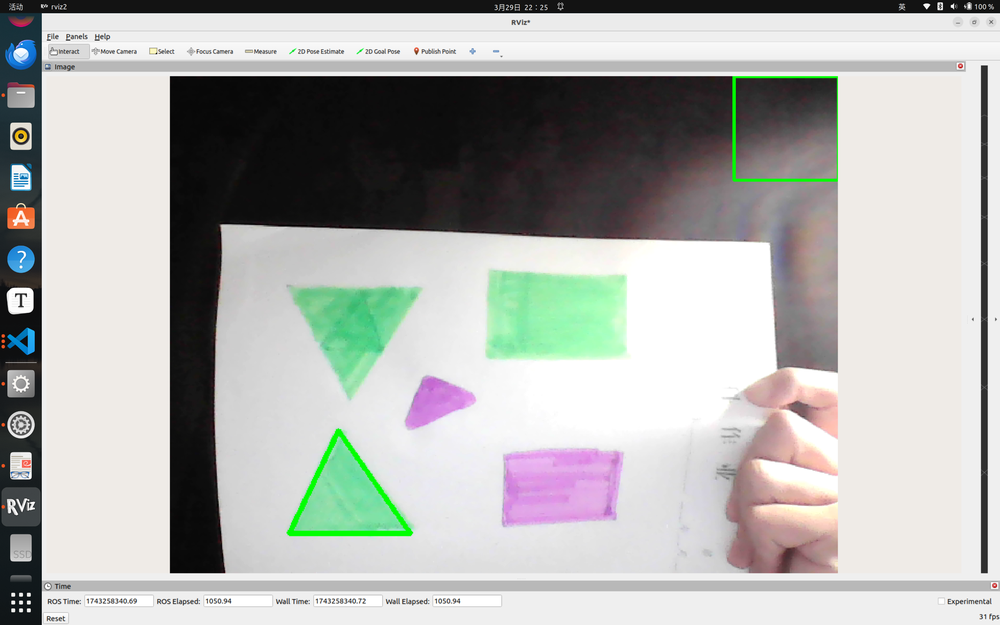
#> input picture Homework/Homework_3/yan-le-chuang/截图 2025-03-29 22-26-04.png, 1000 x 625 px, shrunk from 2560 x 1600 before the run, given in place of the camera
$ python green_triangle.py
#> lines starting #> are read from the running program, lines starting #| are printed output that depends on the picture; after the words box and inside, x2 and y2 are one past the last pixel; in counts of white or black regions, pixels touching at a corner belong together
import cv2
import numpy as np
# 初始化摄像头
cap = cv2.VideoCapture(0) # 数字根据自己摄像头确定编号

while True:

    # 读取视频帧
    ret, frame = cap.read()
#> frame is the input picture: shape (625, 1000, 3); mean B, G, R 174.4, 177.3, 175.9
    if not ret:
        print("无法获取视频帧")
        break

    # 将图像转换为HSV颜色空间（更好的颜色分离）
    hsv = cv2.cvtColor(frame, cv2.COLOR_BGR2HSV)
#> hsv: shape (625, 1000, 3); mean H, S, V 36.3, 17.9, 182

    # 定义绿色的HSV范围（需要根据实际情况调整）
    lower_green = np.array([40, 100, 100])
    upper_green = np.array([100, 255, 255])

    # 创建绿色掩膜
    mask = cv2.inRange(hsv, lower_green, upper_green)
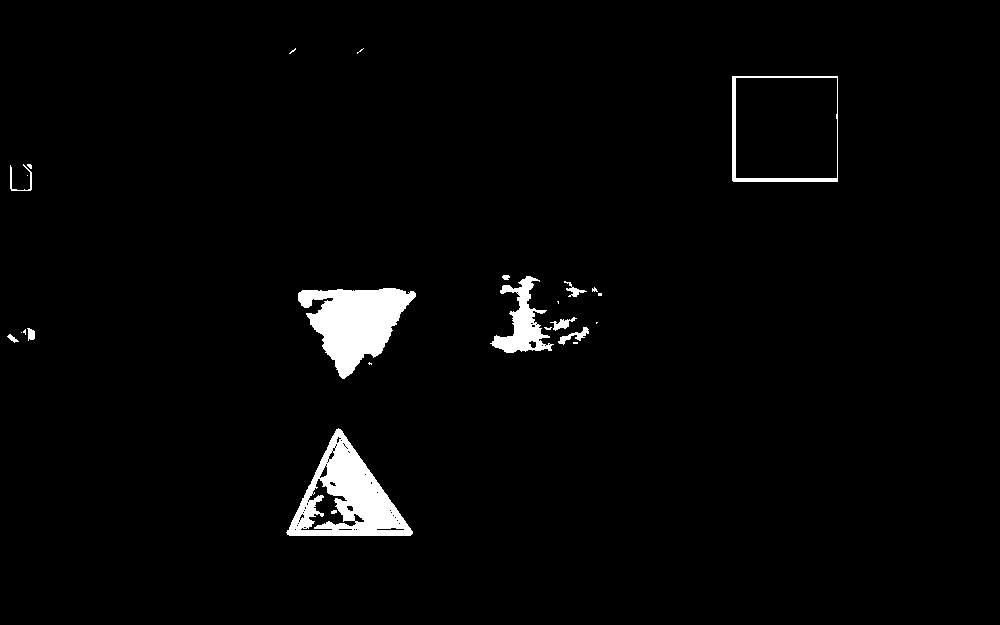
#> mask: shape (625, 1000); 2.5% white; 25 white regions (13 under 20 px), largest, box (x1, y1, x2, y2) and area: (286, 428, 413, 536) 6038, (298, 288, 416, 379) 5893, (490, 276, 554, 353) 1920

    # 图像预处理
    mask = cv2.GaussianBlur(mask, (9, 9), 2)

    # 定义结构元素
    kernel = np.ones((5, 5), np.uint8)

    # 膨胀操作
    mask = cv2.dilate(mask, kernel, iterations=1)
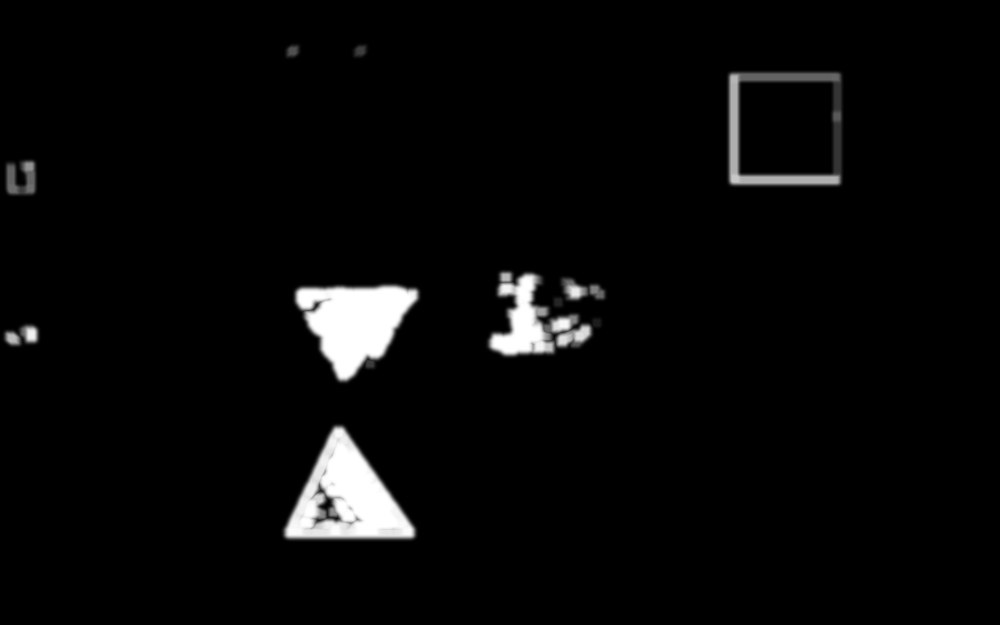
#> mask: shape (625, 1000); min 0, max 255, mean 8.5

    # 侵蚀操作
    mask = cv2.erode(mask, kernel, iterations=1)

    # 边缘检测
    edges = cv2.Canny(mask, 50, 150)
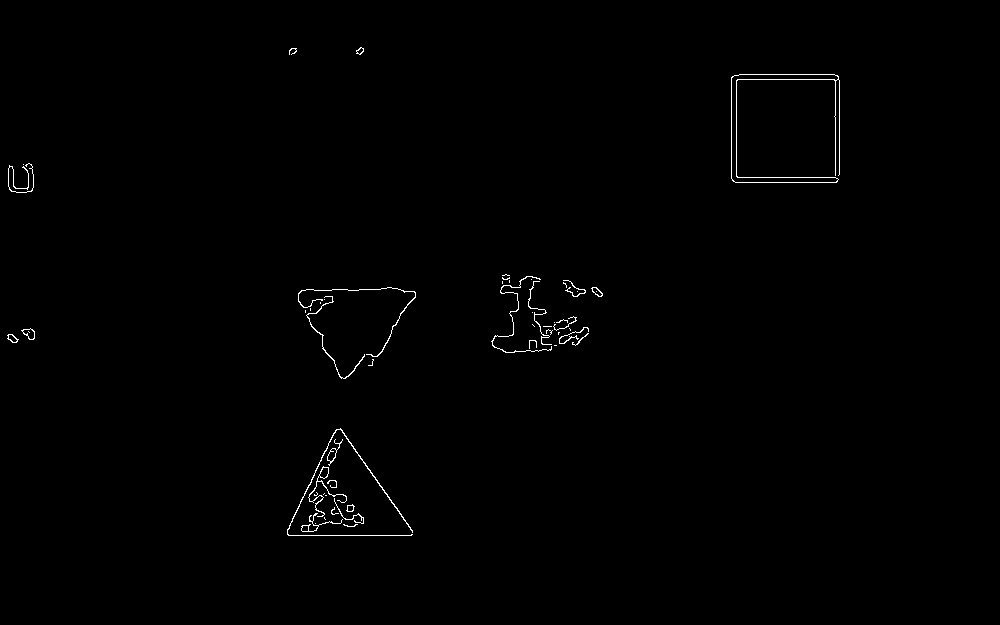
#> edges: shape (625, 1000); 0.53% white in thin lines or dots, all inside (x1, y1, x2, y2) = (7, 47, 840, 536)

    # 查找轮廓
    contours, _ = cv2.findContours(mask, cv2.RETR_EXTERNAL, cv2.CHAIN_APPROX_SIMPLE)
#> contours = 8 contours; box (x1, y1, x2, y2) and area: (728, 72, 842, 186) 12766, (282, 424, 417, 540) 8849, (294, 284, 420, 383) 7704, (486, 271, 606, 357) 5753, (6, 160, 36, 195) 957, (3, 324, 39, 347) 574, (285, 44, 300, 58) 142, (353, 44, 368, 58) 138

    # 遍历每一个轮廓
    for contour in contours:

        # 轮廓近似
        epsilon = 0.02 * cv2.arcLength(contour, True)
        approx = cv2.approxPolyDP(contour, epsilon, True)

        # 如果轮廓近似后的顶点数为3，则绘制三角形
        if len(approx) == 3:
            cv2.drawContours(frame, [approx], 0, (0, 255, 0), 3)
#> this loop made 8 passes
#> epsilon on passes 2, 3, 4, 7, 8: 1.99, 7.76, 12.25, 0.916, 0.928
#> (epsilon, approx) on passes 1, 5, 6: (8.41, [[333, 425], [283, 537], [413, 539], [391, 492]]), (2.44, [[33, 160], [6, 162], [8, 194], [35, 192]]), (8.98, [[729, 72], [728, 183], [840, 185], [841, 73]])

    # 显示结果
    cv2.imshow("Frame", frame)
    cv2.imshow("Mask", mask)
    # 按q退出
    if cv2.waitKey(1) & 0xFF == ord('q'):
#> (key q is pressed here)
        break
# 释放资源
cap.release()
cv2.destroyAllWindows()

$ run again, on Homework/Homework_3/yan-le-chuang/截图 2025-03-29 22-27-25.png
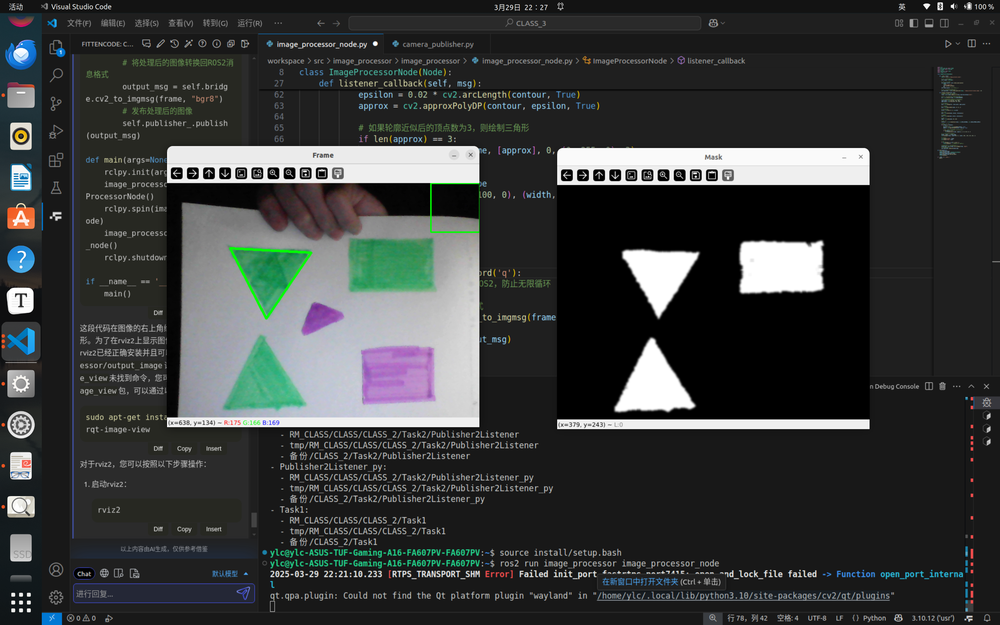
#> input picture Homework/Homework_3/yan-le-chuang/截图 2025-03-29 22-27-25.png, 1000 x 625 px, shrunk from 2560 x 1600 before the run, given in place of the camera
#> frame is the input picture: shape (625, 1000, 3); mean B, G, R 58.2, 58.4, 55.9
#> hsv: shape (625, 1000, 3); mean H, S, V 24.7, 18.8, 61.2
#> `mask = cv2.inRange(hsv, lower_green, upper_green)`:
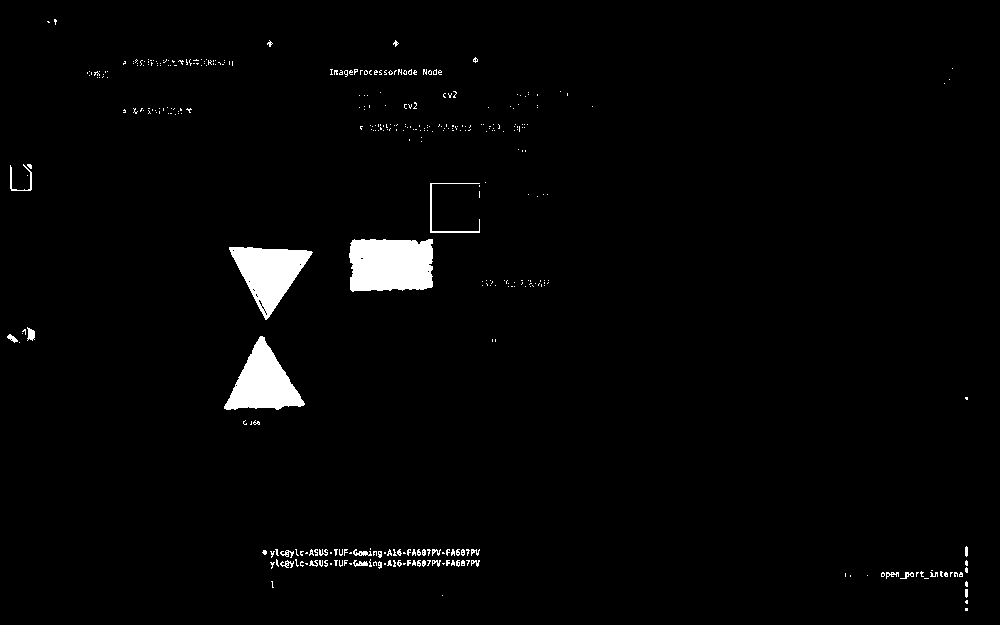
#> mask: shape (625, 1000); 2.2% white; 382 white regions (349 under 20 px), largest, box (x1, y1, x2, y2) and area: (349, 239, 433, 292) 4086, (229, 247, 313, 320) 3130, (224, 336, 305, 410) 3102
#> `edges = cv2.Canny(mask, 50, 150)`:
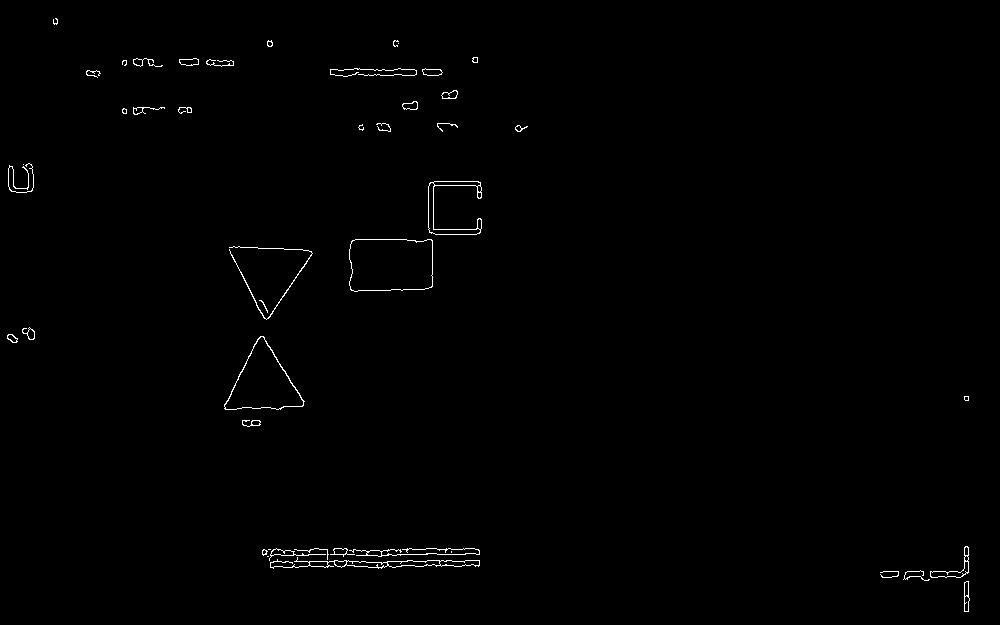
#> edges: shape (625, 1000); 0.6% white in thin lines or dots
#> contours = 33 contours; largest, box (x1, y1, x2, y2) and area: (345, 178, 490, 296) 6782, (258, 544, 484, 592) 5530, (220, 332, 309, 429) 4602, (225, 243, 317, 324) 4260, (356, 120, 532, 146) 2382
#> the loop `for contour in contours:` made 33 passes
#> epsilon on passes 1 to 8: 0.546, 0.546, 0.89, 11.15, 6.68, 0.741, 0.793, 6.46
